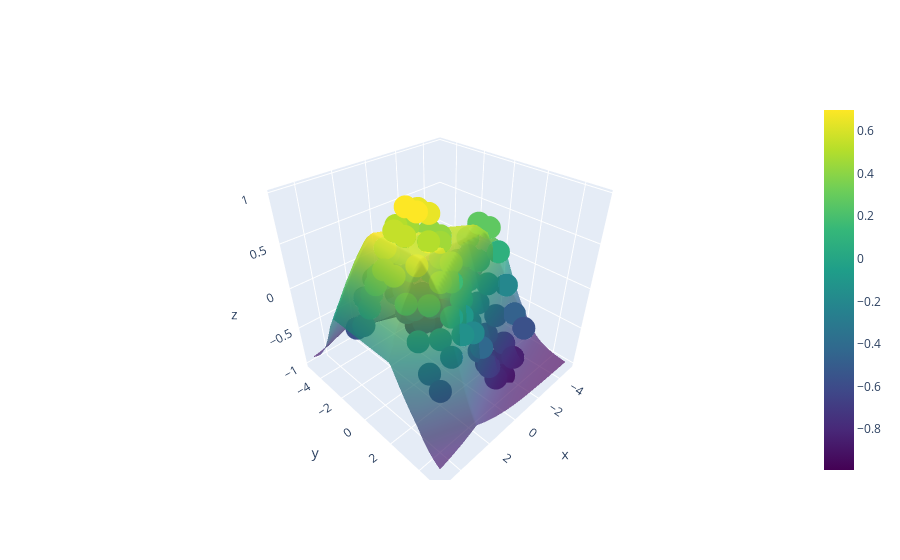

The notebook cell saved with this chart:
### Markdown cell above
Finally, let's take a look at the response of our MLP.

### Code cell
show_mlp_response_3d(mlp_1hl, x, y)
